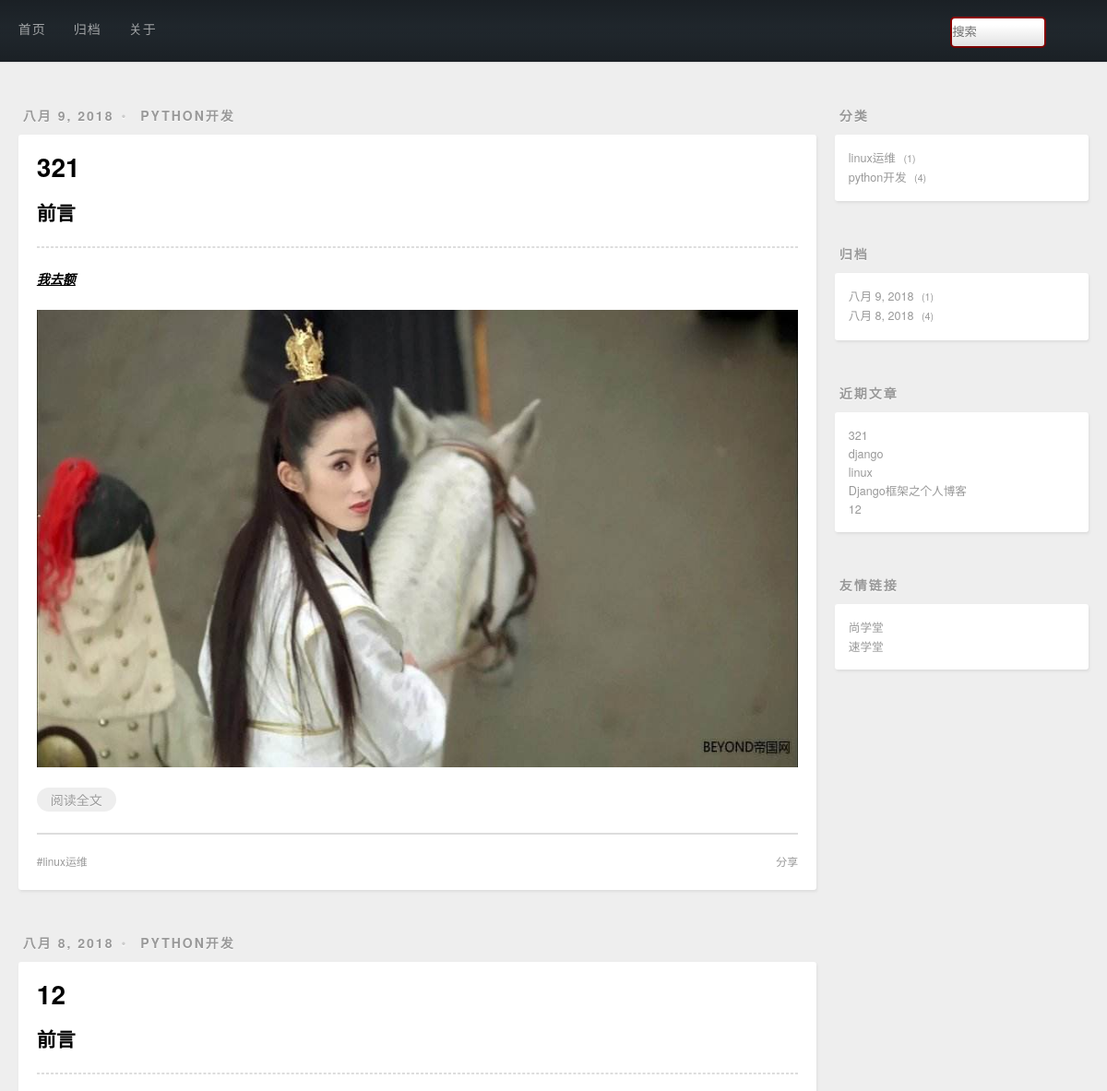
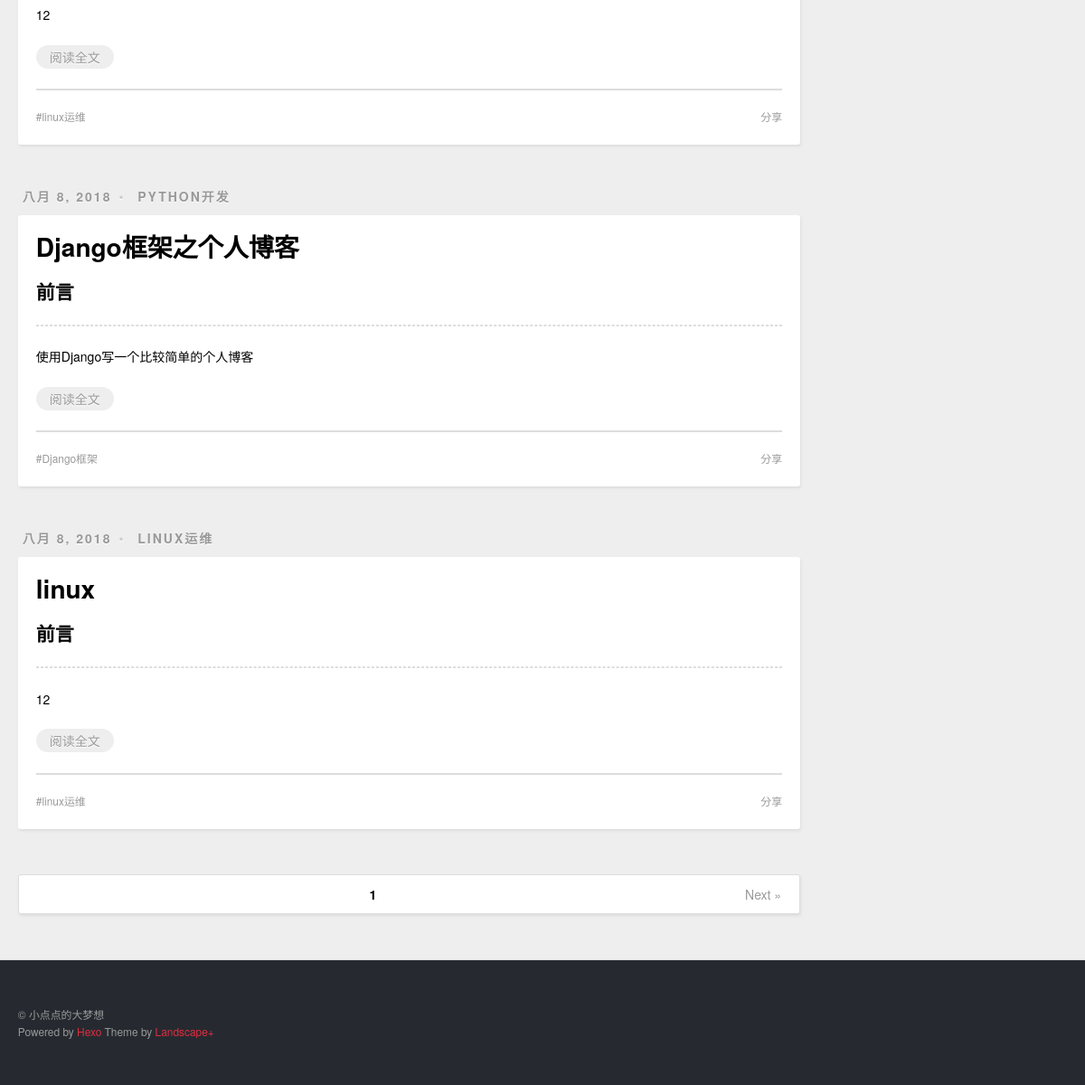
The page / on the database its author committed (2 pictures, top to bottom).
### post/models.py (models this page shows, shortened)
class Post(models.Model):
    title = models.CharField(max_length=20)
    desc = RichTextUploadingField()
    content = models.TextField()
    created = models.DateField(auto_now_add=True)
    modified = models.DateTimeField(auto_now=True)
    category = models.ForeignKey(Category)
    tags = models.ManyToManyField(Tag)
    @staticmethod
    def get_posts_by_page(num,per_page = 1):
        num = int(num)
        pagintor = Paginator(Post.objects.order_by('-modified').all(),per_page)
        if num<1:
            num = 1
        if num>pagintor.num_pages:
            num = pagintor.num_pages
        page = pagintor.page(num)
        pervious =2
        last = 2
        if num<=pervious:
            start = 1
            end = last+pervious+1
        if num >pervious:
            start = num-pervious+1
            end = num+last+1
        if end>pagintor.num_pages:
            min = end - pagintor.num_pages
            end = pagintor.num_pages
            start -= min
            if start<=1:
                start =1
        return (page,range(start,end))

class Category(models.Model):
    name = models.CharField(max_length=20,unique=True)
    def __str__(self):
        return self.name

class Tag(models.Model):
    name = models.CharField(max_length=20,unique=True)
    def __str__(self):
        return self.name

### post/views.py (the view)
# urls.py: url(r'^$',views.index),
def index(request,num = '1'):
    page,page_range= Post.get_posts_by_page(num,4)
    return render(request,'index.html',context={'page':page,'page_range':page_range})

### post/contextprocessors.py (called while the page is built)
def slider_context_processors(request):
    context = {}
    context['category']=Post.objects.values('category','category__name').annotate(count = Count('*'))
    context['archive']=Post.objects.values('created').annotate(count = Count('*')).order_by('-created')
    context['recent']=Post.objects.order_by('-created').all()[:5]
    return context

### post/templatetags/custommark.py (called while the page is built)
@register.filter
def mark(value):
    return markdown.markdown(value)

### post/templates/index.html (shortened to what this page needs)
{%  extends 'base.html' %}
{% load custommark %}
{% block main %}
    {% for post in page.object_list %}
        <article class="article article-type-post">
            <div class="article-meta">
                <a class="article-date">
                    <time>{{post.created|date}}</time>
                </a>
                <div class="article-category">
                    <a class="article-category-link" href="#" target="_blank">{{post.category}}</a>
                </div>
            </div>
            <div class="article-inner">
                <header class="article-header">
                    <h1 itemprop="name">
                        <a class="article-title" href="#" target="_blank">{{post.title}}</a>
                    </h1>
                </header>
                <div class="article-entry" itemprop="articleBody">
                    <h2>前言</h2>
                    <hr>
                    {{ post.desc|mark|safe }}
                    <p class="article-more-link">
                        <a href="/post/details/{{ post.id }}" target="_blank">阅读全文</a>
                    </p>
                </div>
                <footer class="article-footer">
                    <a data-url="存放文章的url" class="article-share-link">分享</a>
                    <ul class="article-tag-list">
                        {% for tag in post.tags.all %}
                            <li class="article-tag-list-item">
                            <a class="article-tag-list-link" href="#">{{ tag }}</a>
                             </li>
                        {% endfor %}
                    </ul>
                </footer>
            </div>
        </article>
  {% endfor %}
    <nav id="page-nav">
              {% for p in page_range %}
              {% if p == page.number %}
              <span class="page-number current">{{ p }}</span>
              {% else  %}
                  <a class="page-number" href="/page/{{ p }}">{{ p }}</a>
              {% endif %}
              {% endfor %}
            {% if page.has_next %}
            <a class="extend next" rel="next" href="/page/{{ page.next_page_number }}">Next »</a>
            {% endif %}
    </nav>
{% endblock main %}

### templates/base.html (shortened to what this page needs)
{% load staticfiles %}
<!DOCTYPE html>
<html lang="en">
<head>
    <link rel="stylesheet" href="{% static 'css/style.css' %}" type="text/css">
</head>
<body>
<div id="container">
    <div id="wrap">
        {% include 'head.html' %}
        <div class="outer">
            <div id="main">
                {% block main %}
                {% endblock main %}
            </div>
            {% include 'slider.html' %}
        </div>
        {% include 'footer.html' %}
    </div>
</div>
</body>
</html>

### templates/head.html (shortened to what this page needs)
<header id="header">
  <div id="banner"></div>
  <div id="header-outer" class="outer">
    <div id="header-inner" class="inner">
      <nav id="main-nav">
          <a class="main-nav-link" href="http://127.0.0.1:8000/">首页</a>
          <a class="main-nav-link" href="http://127.0.0.1:8000/#">归档</a>
          <a class="main-nav-link" href="/aboutme" target="_blank">关于</a>
      </nav>
        <div class="d1">
	  <form method="get" action="/search/">
	  <input type="text" name="q" placeholder="搜索">
	  </form>
	</div>
    </div>
  </div>
</header>

### templates/slider.html
<aside id="sidebar">
  <div class="widget-wrap">
    <h3 class="widget-title">分类</h3>
    <div class="widget">
      <ul class="category-list">
          {% for cate in category %}
              <a class="category-list-link" href="/category/{{ cate.category }}">{{ cate.category__name }}</a>
              <span class="category-list-count">{{ cate.count }}</span>
      </ul>
        {% endfor %}
      </div>
  </div>
  <div class="widget-wrap">
    <h3 class="widget-title">归档</h3>
    <div class="widget">
      <ul class="archive-list">
          {% for arch in archive %}
              <a class="archive-list-link" href="/archive/{{ arch.created.year }}/{{ arch.created.month }}/{{ arch.created.day }}">{{ arch.created|date }}</a>
              <span class="archive-list-count">{{ arch.count }}</span>
      </ul>
        {% endfor %}
    </div>
  </div>
  <div class="widget-wrap">
    <h3 class="widget-title">近期文章</h3>
    <div class="widget">
        {% for rec in recent %}
      <ul>
          <li>
            <a href="/post/details/{{ rec.id }}">{{ rec.title }}</a>
          </li>
      </ul>
        {% endfor %}
    </div>
  </div>
  <div class="widget-wrap">
    <h3 class="widget-title">友情链接</h3>
    <div class="widget">
      <ul>
          <li>
            <a href="http://www.bjsxt.com/" target="_blank">尚学堂</a>
          </li>
          <li>
            <a href="http://www.sxt.cn/" target="_blank">速学堂</a>
          </li>
      </ul>
    </div>
  </div>
</aside>

### templates/footer.html
<footer id="footer">
  <div class="outer">
    <div id="footer-info" class="inner">
      © 小点点的大梦想<br>
      Powered by <a href="http://zespia.tw/hexo/" target="_blank">Hexo</a>
      Theme by <a href="https://github.com/xiangming/landscape-plus" target="_blank">Landscape+</a>
    </div>
  </div>
</footer>

### templates/head.html (style rules this page uses)
form { position: relative; width: 150px; margin: 0 auto; }
.d1 { float: right; line-height: 67px; }
.d1 input { width: 100px; height: 30px; border: 2px solid darkred; border-radius: 5px; outline: none; background: white; color: #1e242a; }

### rows shown on the page
Post: created "八月 9, 2018", category "PYTHON开发", title "321", desc|mark "我去额", desc|mark (picture)
Tag: name "linux运维"
Post: created "八月 8, 2018", category "PYTHON开发", title "12", desc|mark "12"
Post: created "八月 8, 2018", category "PYTHON开发", title "Django框架之个人博客", desc|mark "使用Django写一个比较简单的个人博客"
Tag: name "Django框架"
Post: created "八月 8, 2018", category "LINUX运维", title "linux", desc|mark "12"
Post: title "django"

### other values the page prints
{{ p }} "1"
{{ cate.category__name }} "linux运维" "python开发"
{{ cate.count }} "1" "4"
{{ arch.created|date }} "八月 9, 2018" "八月 8, 2018"
{{ arch.count }} "1" "4"
